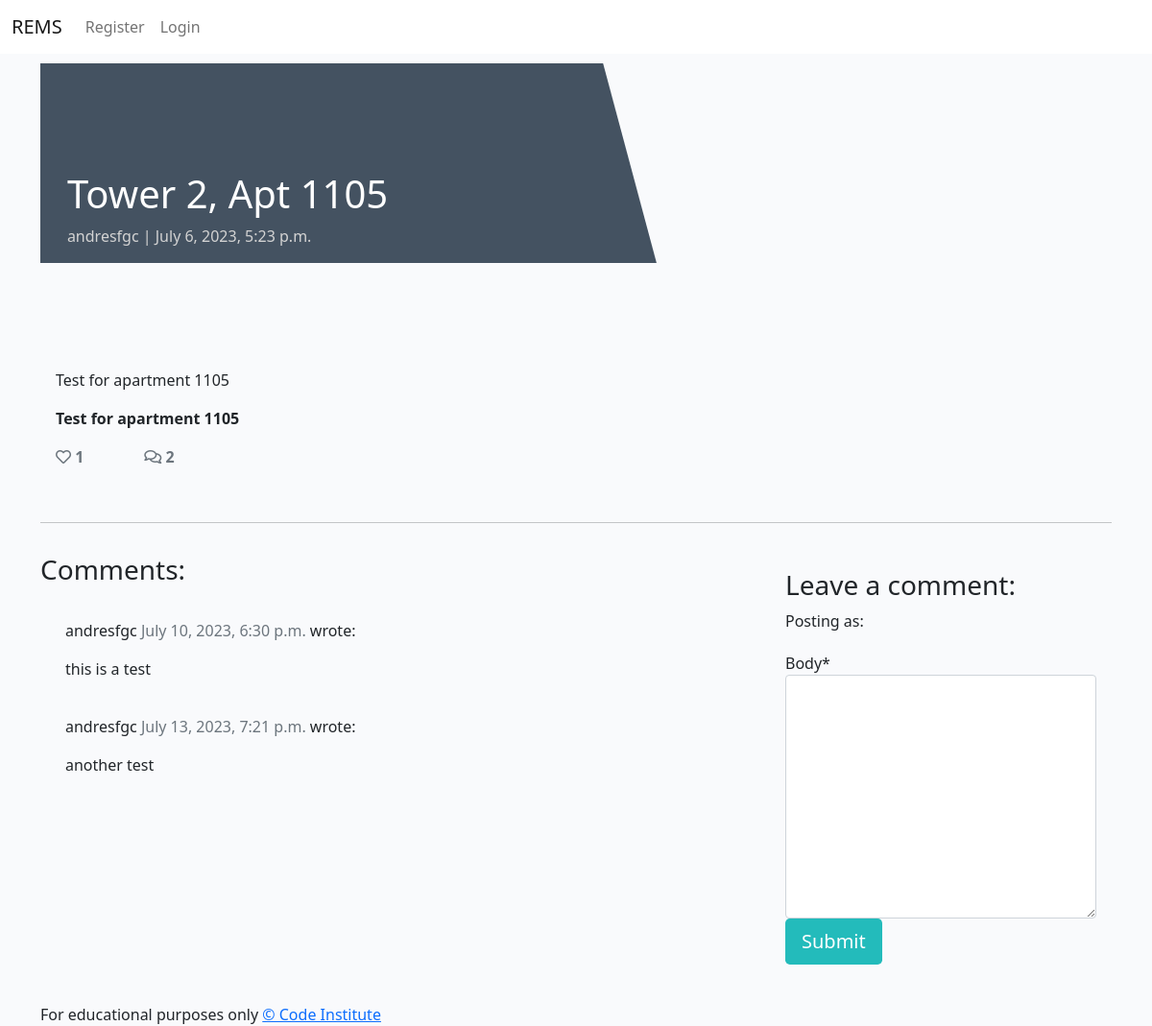
The app's page /tower-2-apt-1105/ with its own data.
### todo/models.py (models this page shows, shortened)
class Post(models.Model):
    property = models.OneToOneField(Property, on_delete=models.CASCADE, primary_key=True)
    title = models.CharField(max_length=200, unique=True)
    slug = models.SlugField(max_length=200, unique=True)
    author = models.ForeignKey(
        User, on_delete=models.CASCADE, related_name="blog_posts"
    )
    featured_image = CloudinaryField('image', default='placeholder')
    excerpt = models.TextField(blank=True)
    updated_on = models.DateTimeField(auto_now=True)
    content = models.TextField()
    created_on = models.DateTimeField(auto_now_add=True)
    status = models.IntegerField(choices=STATUS, default=0)
    likes = models.ManyToManyField(
        User, related_name='blogpost_like', blank=True)
    class Meta:
        ordering = ["-created_on"]
    def number_of_likes(self):
        return self.likes.count()

class Comment(models.Model):
    post = models.ForeignKey(Post, on_delete=models.CASCADE,
                             related_name="comments")
    name = models.CharField(max_length=80)
    email = models.EmailField()
    body = models.TextField()
    created_on = models.DateTimeField(auto_now_add=True)
    approved = models.BooleanField(default=False)
    class Meta:
        ordering = ["created_on"]

### todo/views.py (the view, shortened to what this page needs)
# urls.py: path('<slug:slug>/', views.PostDetail.as_view(), name='post_detail'),
class PostDetail(View):
    def get(self, request, slug, *args, **kwargs):
        queryset = Post.objects.filter(status=1)
        post = get_object_or_404(queryset, slug=slug)
        comments = post.comments.order_by('created_on')
        liked = False
        if post.likes.filter(id=self.request.user.id).exists():
            liked = True
        return render(
            request,
            "post_detail.html",
            {
                "post": post,
                "comments": comments,
                "commented": False,
                "liked": liked,
                "comment_form": CommentForm()
            },
        )

### todo/forms.py
class CommentForm(forms.ModelForm):
    class Meta:
        model = Comment
        fields = ('body',)

### templates/post_detail.html (shortened to what this page needs)
{% extends 'base.html' %} {% block content %}
{% load crispy_forms_tags %}
<div class="masthead">
    <div class="container">
        <div class="row g-0">
            <div class="col-md-6 masthead-text">
                <h1 class="post-title">{{ post.title }}</h1>
                <p class="post-subtitle">{{ post.author }} | {{ post.created_on }}</p>
            </div>
            <div class="d-none d-md-block col-md-6 masthead-image">
            </div>
        </div>
    </div>
</div>
<div class="container">
    <div class="row">
        <div class="col card mb-4  mt-3 left  top">
            <div class="card-body">
                <p class="card-text ">
                    {{ post.content | safe }}
                </p>
                <div class="row">
                    <div class="col-1">
                        <strong>
                            {% if user.is_authenticated %}
                            <form class="d-inline" action="{% url 'post_like' post.slug %}" method="POST">
                                {% csrf_token %}
                                {% if liked %}
                                <button type="submit" name="blogpost_id" value="{{post.slug}}" class="btn-like"><i class="fas fa-heart"></i></button>
                                {% else %}
                                <button type="submit" name="blogpost_id" value="{{post.slug}}" class="btn-like"><i class="far fa-heart"></i></button>
                                {% endif %}
                            </form>
                            {% else %}
                            <span class="text-secondary"><i class="far fa-heart"></i></span>
                            {% endif %}
                        <span class="text-secondary">{{ post.number_of_likes }} </span>
                        </strong>
                    </div>
                    <div class="col-1">
                        {% with comments.count as total_comments %}
                        <strong class="text-secondary"><i class="far fa-comments"></i>
                            {{ total_comments }}</strong>
                        {% endwith %}
                    </div>
                </div>
            </div>
        </div>
    </div>
    <div class="row">
        <div class="col">
            <hr>
        </div>
    </div>
    <div class="row">
        <div class="col-md-8 card mb-4  mt-3 ">
            <h3>Comments:</h3>
            <div class="card-body">
                {% for comment in comments %}
                <div class="comments" style="padding: 10px;">
                    <p class="font-weight-bold">
                        {{ comment.name }}
                        <span class=" text-muted font-weight-normal">
                            {{ comment.created_on }}
                        </span> wrote:
                    </p>
                    {{ comment.body | linebreaks }}
                </div>
                {% endfor %}
            </div>
        </div>
        <div class="col-md-4 card mb-4  mt-3 ">
            <div class="card-body">
                <h3>Leave a comment:</h3>
                <p>Posting as: {{ user.username }}</p>
                <form method="post" style="margin-top: 1.3em;">
                    {{ comment_form | crispy }}
                    <button type="submit" class="btn btn-signup btn-lg">Submit</button>
                </form>
            </div>
        </div>
    </div>
</div>
{% endblock content %}

### static/css/style.css (style rules this page uses)
body { display: flex; min-height: 100vh; flex-direction: column; background-color: #F9FAFC; }
.main-bg { background-color: #F9FAFC; }
.card { border: none; background-color: transparent; }
.masthead { margin-top: 10px; overflow: hidden; position: relative; display: inline-block; height: 33vh; width: 100%; }
.masthead-text { background-color: #445261; color: white; position: relative; }
.masthead-image { position: relative; overflow: hidden; }
.masthead-image:after { content: ""; position: absolute; top: 0; right: 90%; height: 100%; width: 150%; background: #445261; -webkit-transform: skew(15deg); -moz-transform: skew(15deg); transform: skew(15deg); z-index: 100; }
.post-title { margin-top: 20%; margin-left: 5%; }
.post-subtitle { margin-left: 5%; color: lightgray; }
.btn-signup { background-color: #23BBBB; color: #fff; }

### records on screen
Post: title "Tower 2, Apt 1105", author "andresfgc", created_on "July 6, 2023, 5:23 p.m.", content "Test for apartment 1105 Test for apartment 1105", number_of_likes "1"
Comment: name "andresfgc", created_on "July 10, 2023, 6:30 p.m.", body "this is a test"
Comment: name "andresfgc", created_on "July 13, 2023, 7:21 p.m.", body "another test"

### other values on screen
{{ total_comments }} "2"
